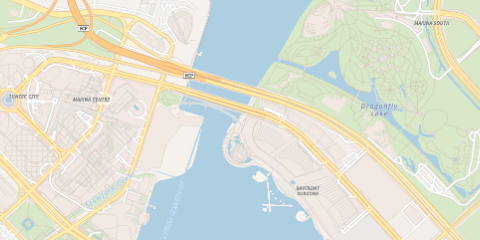
#> input picture dashboard/dist/style-thumbs/bright.png, 480 x 240 px, given in place of codex-clipboard-020ec8c5-a735-43cb-827e-fbe9e53ece9c.png, which was not available
$ python watercolour_benchmark.py   (older library calls are emulated)
#> lines starting #> are read from the running program, lines starting #| are printed output that depends on the picture; pictures that were not available may be replaced by others from this repository, and a replacement may not be noted
### src/obed_edom/watercolour.py
from __future__ import annotations

import hashlib
import io
import math
from collections.abc import Callable
from dataclasses import dataclass, replace

import cv2
import numpy as np
from PIL import Image, ImageOps

MAX_ENCODED_BYTES = 20 * 1024 * 1024
MAX_PIXELS = 24_000_000
BASE_MIN_SIDE = 440.0
WORK_MIN_SIDE = 880
PAPER = np.array([245, 232, 201], np.float32) / 255
PENCIL = np.array([0.40, 0.29, 0.21], np.float32)


class WatercolourError(ValueError):
    pass


class WatercolourCancelled(Exception):
    pass


Cancel = Callable[[], bool] | None


def _check(cancel: Cancel) -> None:
    if cancel and cancel():
        raise WatercolourCancelled()


@dataclass(frozen=True)
class WatercolourOptions:
    wash_softness: float = 0.65
    ink_amount: float = 0.42
    transparent: bool = False
    paper: bool = True
    seed: int = 0


def decode_image(raw: bytes) -> Image.Image:
    if not raw or len(raw) > MAX_ENCODED_BYTES:
        raise WatercolourError("Image is empty or exceeds the 20 MB upload limit")
    try:
        with Image.open(io.BytesIO(raw)) as source:
            source.verify()
        with Image.open(io.BytesIO(raw)) as source:
            if source.width * source.height > MAX_PIXELS:
                raise WatercolourError("Image exceeds the 24 megapixel processing limit")
            image = ImageOps.exif_transpose(source).convert("RGBA")
    except Exception as exc:
        raise WatercolourError("Upload is not a valid image") from exc
    if image.width * image.height > MAX_PIXELS:
        raise WatercolourError("Image exceeds the 24 megapixel processing limit")
    return image


def _seed(raw: bytes, seed: int) -> int:
    return (int.from_bytes(hashlib.sha256(raw).digest()[:8], "big") ^ int(seed)) & 0x7FFFFFFF


def _blur(a: np.ndarray, sigma: float) -> np.ndarray:
    return cv2.GaussianBlur(a, (0, 0), sigma) if sigma > 0 else a


def _norm(a: np.ndarray) -> np.ndarray:
    return (a - a.mean()) / (a.std() + 1e-6)


def _noise(rng: np.random.Generator, shape: tuple[int, int], sigma: float = 0.0) -> np.ndarray:
    return _blur(rng.normal(0, 1, shape).astype(np.float32), sigma)


def _odd(value: float) -> int:
    return max(1, int(round(value))) | 1


def _percentile(a: np.ndarray, q: float) -> float:
    step = max(1, int(math.sqrt(a.size / 2_000_000)))
    return max(float(np.percentile(a[::step, ::step], q)), 1e-5)


# [4 lines left out: function _slider_gain, not called in this run]


def _gradient(a: np.ndarray, sigma: float) -> np.ndarray:
    smooth = _blur(a, sigma)
    return np.hypot(cv2.Sobel(smooth, cv2.CV_32F, 1, 0, ksize=3), cv2.Sobel(smooth, cv2.CV_32F, 0, 1, ksize=3)) / 8.0


# [40 lines left out: functions _line_kernel, _paper, _strokes, _wobble, _pencil_edges, not called in this run]


def _smoothness(luminance: np.ndarray, scale: float) -> np.ndarray:
    return np.clip(1 - _blur(_gradient(luminance, scale), 2 * scale) * scale / 0.03, 0, 1)


# [189 lines left out: functions _wash, _wash_layers, _fill_hidden, _feather_mask, _has_paint, _painted_alpha and 2 more, not called in this run]


def convert(raw: bytes, options: WatercolourOptions, mask: Image.Image | None = None, *, cancel: Cancel = None) -> tuple[bytes, tuple[int, int]]:
    image = decode_image(raw)
    _check(cancel)
    result = render(image, replace(options, seed=_seed(raw, options.seed)), mask, cancel=cancel)
    _check(cancel)
    output = io.BytesIO()
    result.save(output, "PNG", optimize=False)
    _check(cancel)
    return output.getvalue(), result.size

### scripts/watercolour_benchmark.py
from __future__ import annotations

import argparse
from pathlib import Path

from PIL import Image

from obed_edom.watercolour import WatercolourOptions, convert


DEFAULT_REFERENCE = Path("/var/folders/cm/y6d43l6j57s65blyxxy1ty6r0000gn/T/codex-clipboard-020ec8c5-a735-43cb-827e-fbe9e53ece9c.png")


def main() -> None:
    parser = argparse.ArgumentParser(description="Render the supplied pencil-and-watercolour benchmark locally.")
    parser.add_argument("--reference", type=Path, default=DEFAULT_REFERENCE)
    parser.add_argument("--output", type=Path, default=Path("output/watercolour-benchmark"))
    args = parser.parse_args()
    reference = Image.open(args.reference).convert("RGB")
    split = min(437, reference.height // 2)
#> split = 120
    original = reference.crop((0, 0, reference.width, split))
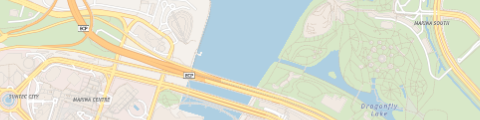
#> original: PIL image 480x120 RGB; mean R, G, B 220.4, 224.1, 206.1
    target = reference.crop((0, split, reference.width, reference.height))
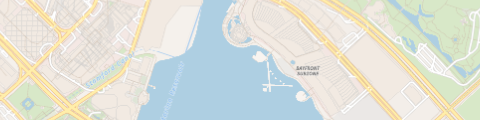
#> target: PIL image 480x120 RGB; mean R, G, B 222, 225.1, 216.2
    args.output.mkdir(parents=True, exist_ok=True)
    original.save(args.output / "input.png")
    target.save(args.output / "reference-target.png")
    import io

    encoded = io.BytesIO()
    original.save(encoded, "PNG")
    payload, _size = convert(encoded.getvalue(), WatercolourOptions(seed=20260908))
    (args.output / "render.png").write_bytes(payload)
    print(args.output.resolve())


if __name__ == "__main__":
#> (the run stopped early here; a loop or call above may not have finished)

$ run again, on dashboard/dist/style-thumbs/buildings3d.png
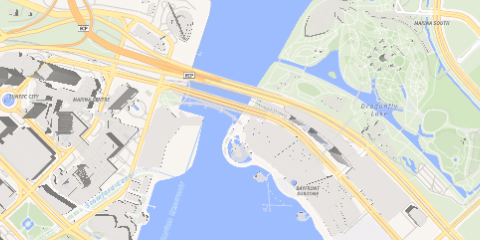
#> input picture dashboard/dist/style-thumbs/buildings3d.png, 480 x 240 px, given in place of codex-clipboard-020ec8c5-a735-43cb-827e-fbe9e53ece9c.png, which was not available
#> in main, `original = reference.crop((0, 0, reference.width, split))`:
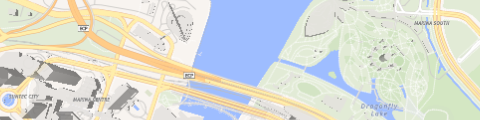
#> original: PIL image 480x120 RGB; mean R, G, B 216.9, 220.3, 213.4
#> in main, `target = reference.crop((0, split, reference.width, reference.height))`:
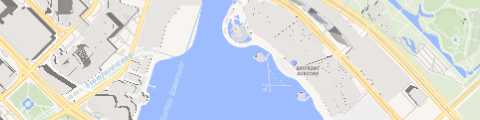
#> target: PIL image 480x120 RGB; mean R, G, B 214.2, 218.7, 222.5
